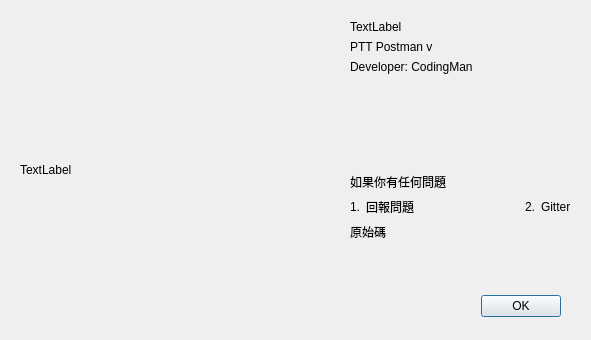
<?xml version="1.0" encoding="UTF-8"?>
<ui version="4.0">
 <class>Dialog</class>
 <widget class="QDialog" name="Dialog">
  <property name="geometry">
   <rect>
    <x>0</x>
    <y>0</y>
    <width>591</width>
    <height>340</height>
   </rect>
  </property>
  <property name="minimumSize">
   <size>
    <width>0</width>
    <height>0</height>
   </size>
  </property>
  <property name="maximumSize">
   <size>
    <width>40000</width>
    <height>30000</height>
   </size>
  </property>
  <property name="windowTitle">
   <string>Dialog</string>
  </property>
  <widget class="QDialogButtonBox" name="buttonBox">
   <property name="geometry">
    <rect>
     <x>300</x>
     <y>290</y>
     <width>261</width>
     <height>32</height>
    </rect>
   </property>
   <property name="orientation">
    <enum>Qt::Horizontal</enum>
   </property>
   <property name="standardButtons">
    <set>QDialogButtonBox::Ok</set>
   </property>
  </widget>
  <widget class="QWidget" name="verticalLayoutWidget">
   <property name="geometry">
    <rect>
     <x>350</x>
     <y>20</y>
     <width>221</width>
     <height>221</height>
    </rect>
   </property>
   <layout class="QVBoxLayout" name="verticalLayout">
    <item>
     <widget class="QLabel" name="Name">
      <property name="text">
       <string>TextLabel</string>
      </property>
     </widget>
    </item>
    <item>
     <widget class="QLabel" name="Version">
      <property name="text">
       <string>PTT Postman v </string>
      </property>
     </widget>
    </item>
    <item>
     <widget class="QLabel" name="Developer">
      <property name="text">
       <string>Developer: CodingMan</string>
      </property>
     </widget>
    </item>
    <item>
     <spacer name="verticalSpacer">
      <property name="orientation">
       <enum>Qt::Vertical</enum>
      </property>
      <property name="sizeHint" stdset="0">
       <size>
        <width>20</width>
        <height>40</height>
       </size>
      </property>
     </spacer>
    </item>
    <item>
     <widget class="QLabel" name="IfhasQuestion">
      <property name="text">
       <string>如果你有任何問題</string>
      </property>
     </widget>
    </item>
    <item>
     <layout class="QHBoxLayout" name="horizontalLayout">
      <item>
       <widget class="QLabel" name="OneQuestion">
        <property name="text">
         <string>1.</string>
        </property>
       </widget>
      </item>
      <item>
       <widget class="QLabel" name="Issue">
        <property name="text">
         <string>回報問題</string>
        </property>
        <property name="textFormat">
         <enum>Qt::AutoText</enum>
        </property>
       </widget>
      </item>
      <item>
       <spacer name="horizontalSpacer">
        <property name="orientation">
         <enum>Qt::Horizontal</enum>
        </property>
        <property name="sizeHint" stdset="0">
         <size>
          <width>40</width>
          <height>20</height>
         </size>
        </property>
       </spacer>
      </item>
      <item>
       <widget class="QLabel" name="TwoQuestion">
        <property name="text">
         <string>2.</string>
        </property>
       </widget>
      </item>
      <item>
       <widget class="QLabel" name="Gitter">
        <property name="text">
         <string>Gitter</string>
        </property>
       </widget>
      </item>
     </layout>
    </item>
    <item>
     <widget class="QLabel" name="SourceCode">
      <property name="text">
       <string>原始碼</string>
      </property>
      <property name="textFormat">
       <enum>Qt::AutoText</enum>
      </property>
     </widget>
    </item>
   </layout>
  </widget>
  <widget class="QLabel" name="IconDisplay">
   <property name="geometry">
    <rect>
     <x>20</x>
     <y>20</y>
     <width>300</width>
     <height>300</height>
    </rect>
   </property>
   <property name="text">
    <string>TextLabel</string>
   </property>
  </widget>
 </widget>
 <resources/>
 <connections>
  <connection>
   <sender>buttonBox</sender>
   <signal>accepted()</signal>
   <receiver>Dialog</receiver>
   <slot>accept()</slot>
   <hints>
    <hint type="sourcelabel">
     <x>248</x>
     <y>254</y>
    </hint>
    <hint type="destinationlabel">
     <x>157</x>
     <y>274</y>
    </hint>
   </hints>
  </connection>
  <connection>
   <sender>buttonBox</sender>
   <signal>rejected()</signal>
   <receiver>Dialog</receiver>
   <slot>reject()</slot>
   <hints>
    <hint type="sourcelabel">
     <x>316</x>
     <y>260</y>
    </hint>
    <hint type="destinationlabel">
     <x>286</x>
     <y>274</y>
    </hint>
   </hints>
  </connection>
 </connections>
</ui>
